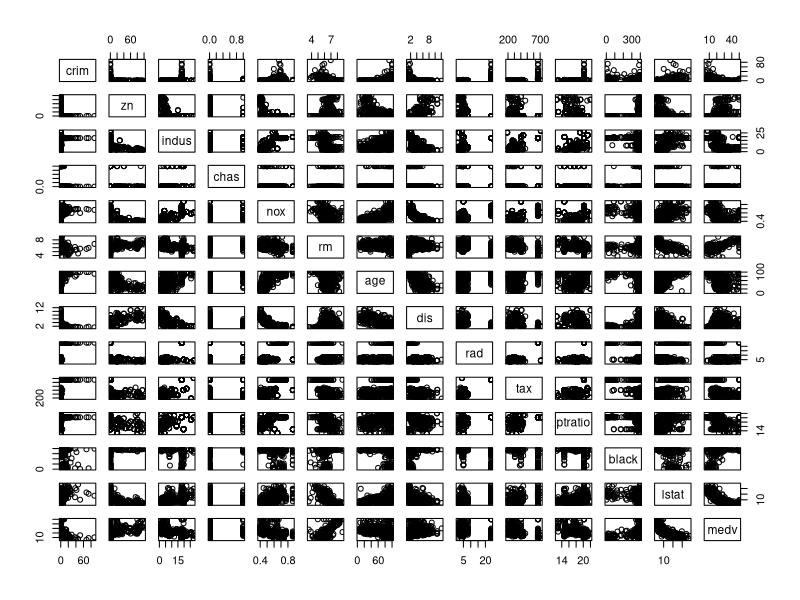
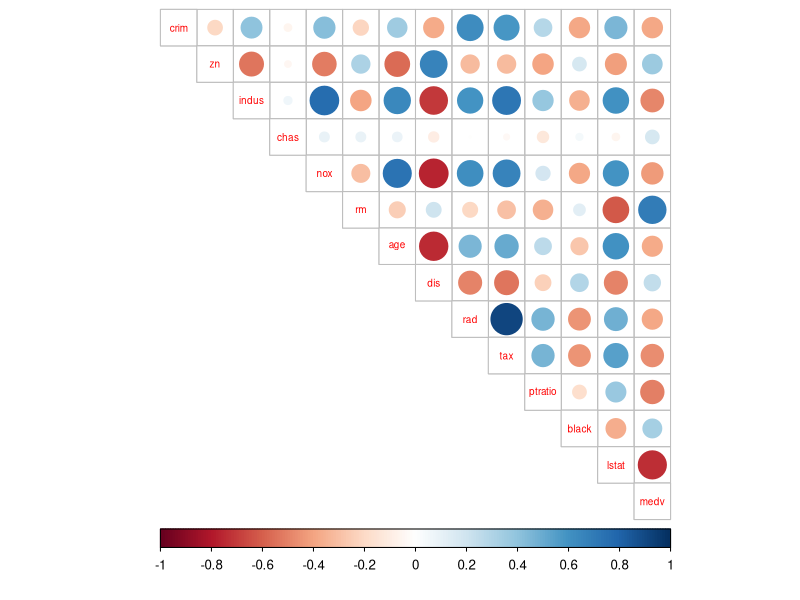
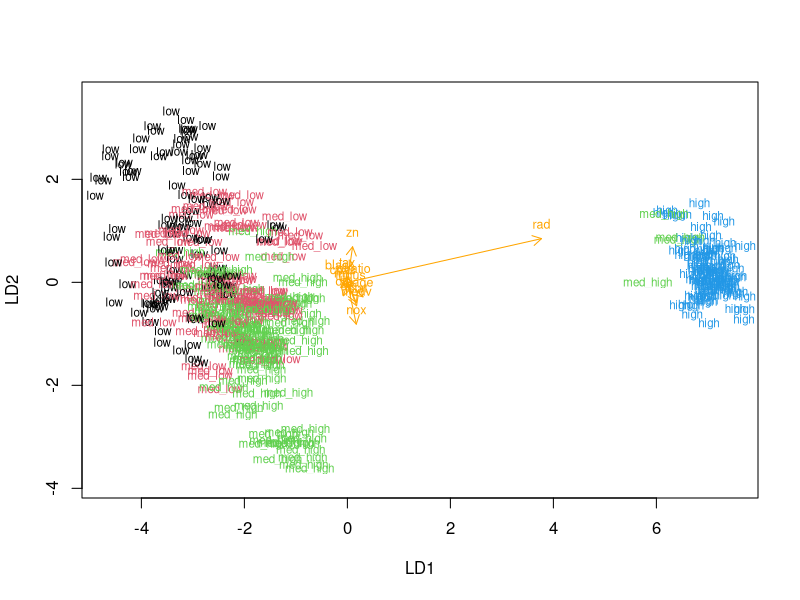

These figures' R source, in order:
## ---- chunk 1
library(MASS)
data("Boston")
## ---- chunk 2
head(Boston)
## ---- chunk 3
dim(Boston)
str(Boston)
## ---- chunk 4
summary(Boston)
## ---- chunk 5
pairs(Boston)
## ---- chunk 6
library(tidyr)
library(corrplot)
cor_matrix<-cor(Boston)
cor_matrix %>% round(digits=2)
corrplot(cor_matrix, method="circle", type = "upper", cl.pos = "b", tl.pos = "d", tl.cex = 0.6)
## ---- chunk 7
boston_scaled <- scale(Boston)
summary(boston_scaled)
## ---- chunk 8
class(boston_scaled)
boston_scaled <- as.data.frame(boston_scaled)
bins <- quantile(boston_scaled$crim)
crime <- cut(boston_scaled$crim, breaks = bins, include.lowest = TRUE, labels = c("low", "med_low", "med_high", "high"))
boston_scaled <- dplyr::select(boston_scaled, -crim)
boston_scaled <- data.frame(boston_scaled, crime)
head(boston_scaled)
## ---- chunk 9
n <- nrow(boston_scaled)
ind <- sample(n, size = n*0.8)
train <- boston_scaled[ind,]
test <- boston_scaled[-ind,]
correct_classes <- test$crime
test <- dplyr::select(test, -crime)
dim(test)
dim(train)
## ---- chunk 10
lda.fit <- lda(crime ~ ., data = train)
lda.fit
lda.arrows <- function(x, myscale = 1, arrow_heads = 0.1, color = "orange", tex = 0.75, choices = c(1,2)){
  heads <- coef(x)
  arrows(x0 = 0, y0 = 0, 
         x1 = myscale * heads[,choices[1]], 
         y1 = myscale * heads[,choices[2]], col=color, length = arrow_heads)
  text(myscale * heads[,choices], labels = row.names(heads), 
       cex = tex, col=color, pos=3)
}
classes <- as.numeric(train$crime)
plot(lda.fit, dimen = 2, col = classes, pch = classes)
lda.arrows(lda.fit, myscale = 1)

## ---- chunk 11
lda.pred <- predict(lda.fit, newdata = test)
table(correct = correct_classes, predicted = lda.pred$class)
